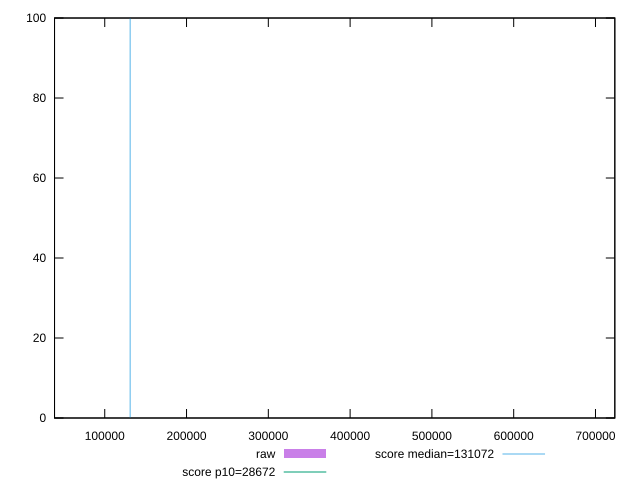

The script that saved this image:
reset

$raw <<EOF
723649.8797577545 1
428711.5605439251 1
723097.0170016261 38
723099.8092377681 58
277548.27252106107 1
38616.625844731134 1
EOF

set key outside below
set boxwidth 2.792236142062989
set xrange [38615.412505555556:723649.9232055555]
set yrange [0:100]
set trange [0:100]
set style fill transparent solid 0.5 noborder

set parametric
set terminal svg size 640, 490 enhanced background rgb 'white'
set output "report/report_00029_2021-02-24T13-36-40.390Z/uses-long-cache-ttl/samples/music/raw/histogram.svg"

plot $raw title "raw" with boxes, \
     28672,t title "score p10=28672", \
     131072,t title "score median=131072"

reset
